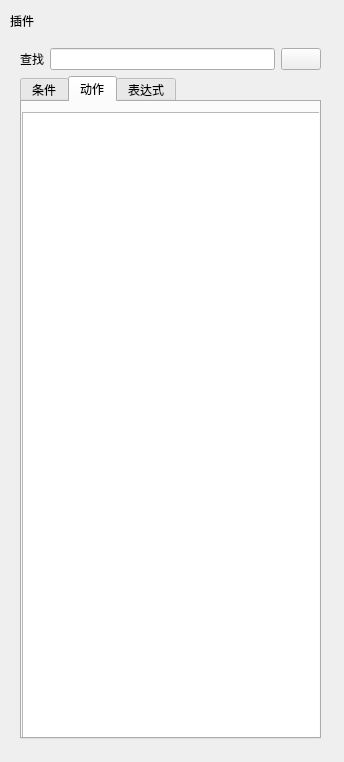
<?xml version="1.0" encoding="UTF-8"?>
<ui version="4.0">
 <class>KismetEventWindow</class>
 <widget class="QWidget" name="KismetEventWindow">
  <property name="geometry">
   <rect>
    <x>0</x>
    <y>0</y>
    <width>344</width>
    <height>762</height>
   </rect>
  </property>
  <property name="minimumSize">
   <size>
    <width>250</width>
    <height>0</height>
   </size>
  </property>
  <property name="windowTitle">
   <string>事件库</string>
  </property>
  <property name="windowIcon">
   <iconset resource="orion2.qrc">
    <normaloff>:/images/express.png</normaloff>:/images/express.png</iconset>
  </property>
  <widget class="QWidget" name="layoutWidget">
   <property name="geometry">
    <rect>
     <x>10</x>
     <y>10</y>
     <width>321</width>
     <height>741</height>
    </rect>
   </property>
   <layout class="QVBoxLayout" name="verticalLayout_3">
    <item>
     <layout class="QHBoxLayout" name="horizontalLayout_2">
      <item>
       <layout class="QHBoxLayout" name="horizontalLayout_4">
        <item>
         <widget class="QLabel" name="label_2">
          <property name="text">
           <string>插件</string>
          </property>
         </widget>
        </item>
        <item>
         <widget class="QPushButton" name="pluginpushButton">
          <property name="sizePolicy">
           <sizepolicy hsizetype="Minimum" vsizetype="Fixed">
            <horstretch>1</horstretch>
            <verstretch>0</verstretch>
           </sizepolicy>
          </property>
          <property name="text">
           <string/>
          </property>
          <property name="iconSize">
           <size>
            <width>24</width>
            <height>24</height>
           </size>
          </property>
          <property name="checkable">
           <bool>true</bool>
          </property>
          <property name="flat">
           <bool>true</bool>
          </property>
         </widget>
        </item>
       </layout>
      </item>
     </layout>
    </item>
    <item>
     <widget class="QStackedWidget" name="stackedWidget">
      <property name="currentIndex">
       <number>0</number>
      </property>
      <widget class="QWidget" name="func">
       <widget class="QWidget" name="layoutWidget">
        <property name="geometry">
         <rect>
          <x>10</x>
          <y>10</y>
          <width>301</width>
          <height>691</height>
         </rect>
        </property>
        <layout class="QVBoxLayout" name="verticalLayout_4">
         <item>
          <layout class="QHBoxLayout" name="horizontalLayout_3">
           <item>
            <widget class="QLabel" name="label">
             <property name="text">
              <string>查找</string>
             </property>
            </widget>
           </item>
           <item>
            <widget class="QLineEdit" name="filterlineEdit"/>
           </item>
           <item>
            <widget class="QPushButton" name="refreshpushButton">
             <property name="text">
              <string/>
             </property>
             <property name="icon">
              <iconset resource="orion2.qrc">
               <normaloff>:/images/stop.png</normaloff>:/images/stop.png</iconset>
             </property>
             <property name="iconSize">
              <size>
               <width>16</width>
               <height>16</height>
              </size>
             </property>
            </widget>
           </item>
          </layout>
         </item>
         <item>
          <widget class="QTabWidget" name="evttabWidget">
           <property name="sizePolicy">
            <sizepolicy hsizetype="Expanding" vsizetype="Expanding">
             <horstretch>0</horstretch>
             <verstretch>1</verstretch>
            </sizepolicy>
           </property>
           <property name="tabPosition">
            <enum>QTabWidget::North</enum>
           </property>
           <property name="currentIndex">
            <number>1</number>
           </property>
           <property name="iconSize">
            <size>
             <width>16</width>
             <height>16</height>
            </size>
           </property>
           <widget class="QWidget" name="tab">
            <attribute name="icon">
             <iconset resource="orion2.qrc">
              <normaloff>:/images/condition.png</normaloff>:/images/condition.png</iconset>
            </attribute>
            <attribute name="title">
             <string>条件</string>
            </attribute>
            <widget class="EventTreeWidget" name="cndtreeWidget">
             <property name="geometry">
              <rect>
               <x>0</x>
               <y>10</y>
               <width>321</width>
               <height>671</height>
              </rect>
             </property>
             <property name="iconSize">
              <size>
               <width>24</width>
               <height>24</height>
              </size>
             </property>
             <attribute name="headerVisible">
              <bool>false</bool>
             </attribute>
             <column>
              <property name="text">
               <string notr="true">1</string>
              </property>
             </column>
            </widget>
           </widget>
           <widget class="QWidget" name="tab_2">
            <attribute name="icon">
             <iconset resource="orion2.qrc">
              <normaloff>:/images/action.png</normaloff>:/images/action.png</iconset>
            </attribute>
            <attribute name="title">
             <string>动作</string>
            </attribute>
            <widget class="EventTreeWidget" name="acttreeWidget">
             <property name="geometry">
              <rect>
               <x>0</x>
               <y>10</y>
               <width>321</width>
               <height>671</height>
              </rect>
             </property>
             <property name="iconSize">
              <size>
               <width>24</width>
               <height>24</height>
              </size>
             </property>
             <attribute name="headerVisible">
              <bool>false</bool>
             </attribute>
             <column>
              <property name="text">
               <string notr="true">1</string>
              </property>
             </column>
            </widget>
           </widget>
           <widget class="QWidget" name="tab_3">
            <attribute name="icon">
             <iconset resource="orion2.qrc">
              <normaloff>:/images/express.png</normaloff>:/images/express.png</iconset>
            </attribute>
            <attribute name="title">
             <string>表达式</string>
            </attribute>
            <widget class="EventTreeWidget" name="exptreeWidget">
             <property name="geometry">
              <rect>
               <x>0</x>
               <y>10</y>
               <width>321</width>
               <height>671</height>
              </rect>
             </property>
             <property name="font">
              <font>
               <stylestrategy>PreferDefault</stylestrategy>
              </font>
             </property>
             <property name="iconSize">
              <size>
               <width>24</width>
               <height>24</height>
              </size>
             </property>
             <attribute name="headerVisible">
              <bool>false</bool>
             </attribute>
             <column>
              <property name="text">
               <string notr="true">1</string>
              </property>
             </column>
            </widget>
           </widget>
          </widget>
         </item>
        </layout>
       </widget>
      </widget>
      <widget class="QWidget" name="plugin">
       <widget class="OrionTreeWidget" name="plugintreeWidget">
        <property name="geometry">
         <rect>
          <x>10</x>
          <y>0</y>
          <width>301</width>
          <height>691</height>
         </rect>
        </property>
        <property name="iconSize">
         <size>
          <width>24</width>
          <height>24</height>
         </size>
        </property>
        <attribute name="headerVisible">
         <bool>false</bool>
        </attribute>
        <column>
         <property name="text">
          <string notr="true">1</string>
         </property>
        </column>
       </widget>
      </widget>
     </widget>
    </item>
   </layout>
  </widget>
 </widget>
 <customwidgets>
  <customwidget>
   <class>EventTreeWidget</class>
   <extends>QTreeWidget</extends>
   <header>eventtreewidget.h</header>
  </customwidget>
  <customwidget>
   <class>OrionTreeWidget</class>
   <extends>QTreeWidget</extends>
   <header>oriontreewidget.h</header>
  </customwidget>
 </customwidgets>
 <resources>
  <include location="orion2.qrc"/>
 </resources>
 <connections/>
</ui>
